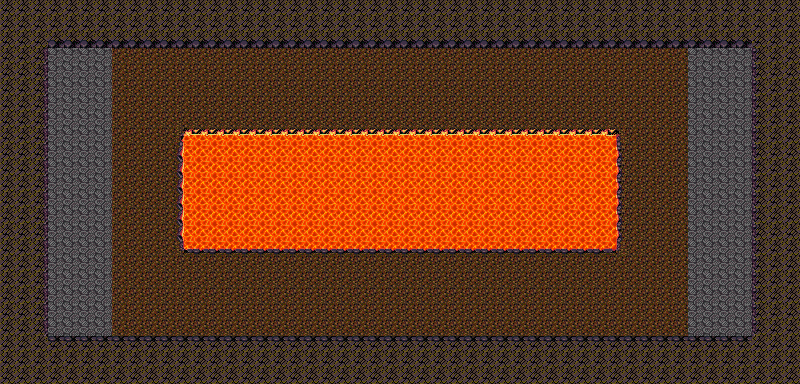

Tiled map render using the project's own tile images. Description and the map definition, with tile-layer contents summarised, below:
An orthogonal 50x24 tile map with 16x16 px tiles, 3 tile layers (Ground, Wall, Lava).

<map version="1.0" orientation="orthogonal" renderorder="right-down" width="50" height="24" tilewidth="16" tileheight="16" nextobjectid="1">
 <tileset firstgid="1" name="volcano-tileset" tilewidth="16" tileheight="16" tilecount="480" columns="30">
  <image source="../../tiles/volcano-tileset.png" width="480" height="256" />
 </tileset>
 <layer name="Ground" width="50" height="24">
  <data>[1200 cells, 1200 non-empty, 2 distinct tile ids]</data>
 </layer>
 <layer name="Wall" width="50" height="24">
  <data>[1200 cells, 408 non-empty, 5 distinct tile ids]</data>
 </layer>
 <layer name="Lava" width="50" height="24">
  <data>[1200 cells, 224 non-empty, 9 distinct tile ids]</data>
 </layer>
</map>
